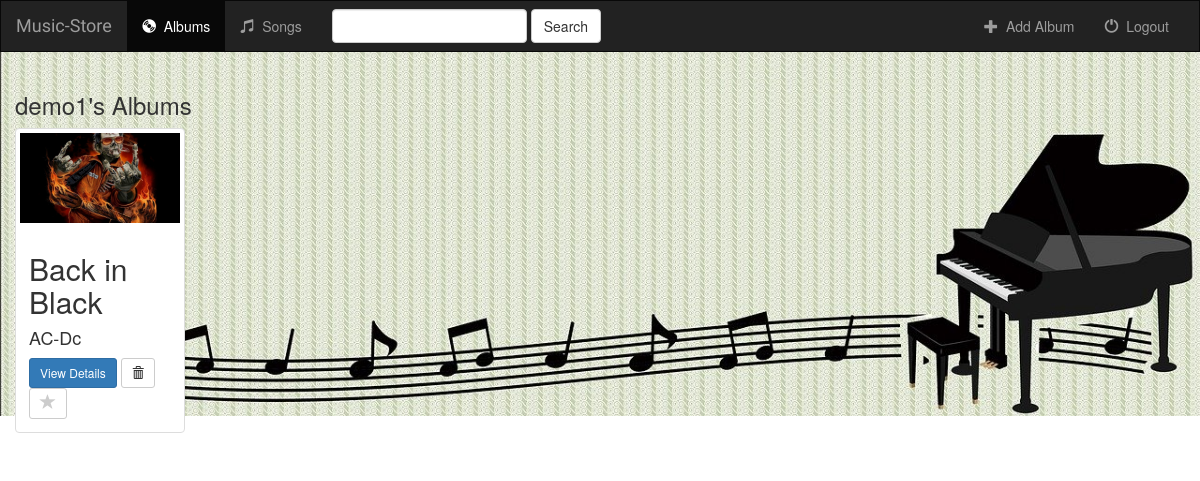
Screenshot of / (signed in) with the database file from the repository.
### music/models.py (models this page shows, shortened)
class Album(models.Model):
    user = models.ForeignKey(User, default=1, on_delete=models.CASCADE)
    artist = models.CharField(max_length=250)
    album_title = models.CharField(max_length=500)
    genre = models.CharField(max_length=100)
    album_logo = models.FileField()
    is_favorite = models.BooleanField(default=False)

### music/views.py (the view)
# urls.py: path('', views.index, name='index'),
def index(request):
    if not request.user.is_authenticated:
        return render(request, 'music/login.html')
    else:
        albums = Album.objects.filter(user=request.user)
        song_results = Song.objects.all()
        query = request.GET.get("q")
        if query:
            albums = albums.filter(
                Q(album_title__icontains=query) |
                Q(artist__icontains=query)
            ).distinct()
            song_results = song_results.filter(
                Q(song_title__icontains=query)
            ).distinct()
            return render(request, 'music/index.html', {
                'albums': albums,
                'songs': song_results,
            })
        else:
            return render(request, 'music/index.html', {'albums': albums})

### music/templates/music/index.html (shortened to what this page needs)
{% extends 'music/base.html' %}
{% block albums_active %}active{% endblock %}
{% block body %}
<div class="albums-container container-fluid">
    <div class="row">
        <div class="col-sm-12">
            <h3>{{ user.username }}'s Albums</h3>
        </div>
        {% if albums %}
            {% for album in albums %}
                <div class="col-sm-4 col-lg-2">
                    <div class="thumbnail">
                        <a href="{% url 'music:detail' album.id %}">
                            <img src="{{ album.album_logo.url }}" class="img-responsive">
                        </a>
                        <div class="caption">
                            <h2>{{ album.album_title }}</h2>
                            <h4>{{ album.artist }}</h4>
                            <a href="{% url 'music:detail' album.id %}" class="btn btn-primary btn-sm" role="button">View Details</a>
                            <form action="{% url 'music:delete_album' album.id %}" method="post" style="display: inline;">
                                <button type="submit" class="btn btn-default btn-sm">
                                    <span class="glyphicon glyphicon-trash"></span>
                                </button>
                            </form>
                            <a href="{% url 'music:favorite_album' album.id %}" class="btn btn-default btn-sm btn-favorite" role="button">
                                <span class="glyphicon glyphicon-star {% if album.is_favorite %}active{% endif %}"></span>
                            </a>
                        </div>
                    </div>
                </div>
            {% endfor %}
        {% endif %}
    </div>
</div>
{% endblock %}

### music/static/music/style.css (style rules this page uses)
body { background: white url("images/background.jpg"); height: 100%; background-position: center; background-repeat: no-repeat; background-size: cover; position: fixed; }
.glyphicon-star { color: #cccccc; font-size: 16px; }

### rows the page displays
Album: album_logo (picture), album_title "Back in Black", artist "AC-Dc", is_favorite False (drawn)

### other values shown
{{ user.username }} "demo1"
